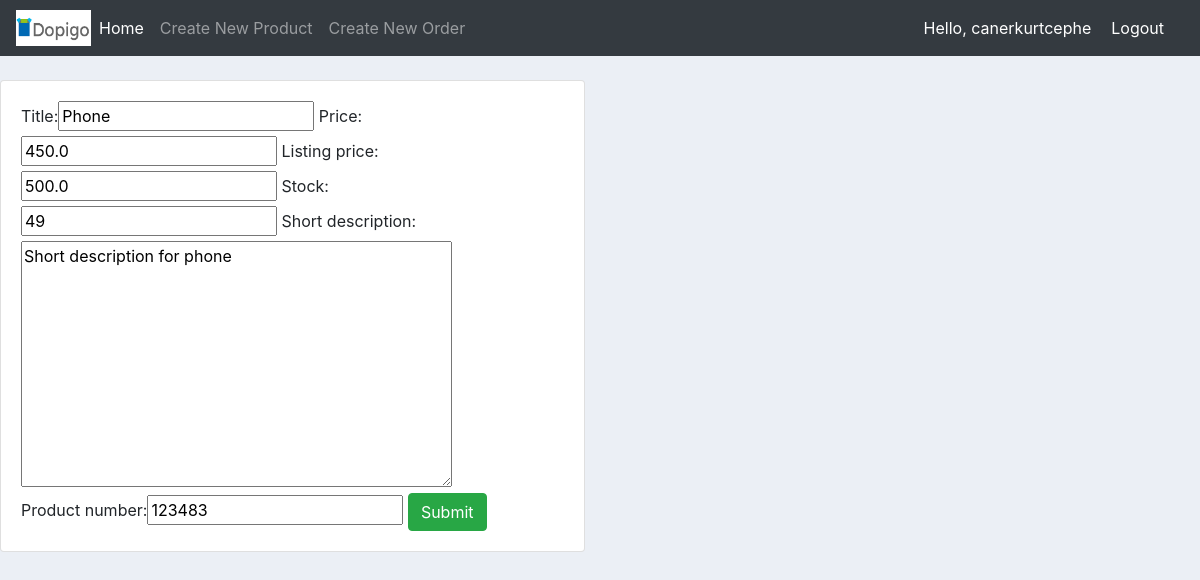
Page /update_product/6/ (signed in) on the committed database.
### orders/models.py (models this page shows, shortened)
class Product(models.Model):
    title = models.CharField(max_length=50)
    price = models.FloatField(blank=True)
    listing_price = models.FloatField(blank=True)
    stock = models.IntegerField(validators={validation_stock})
    short_description = models.TextField(max_length=150)
    product_number = models.PositiveIntegerField(unique=True, blank=True, validators=[validation_six_digits])

### orders/views.py (the view)
# urls.py: path('update_product/<pk>/', updateProduct, name="update_product"),
@login_required(login_url='login')
def updateProduct(request, pk):
    product = Product.objects.get(id=pk)
    form = ProductForm(instance=product)
    if request.method == 'POST':
        form = ProductForm(request.POST, instance=product)
        if form.is_valid():
            form.save()
            return redirect('/')
    context = {
        'form': form
    }
    return render(request, 'orders/order_form.html',context)

### orders/forms.py
class ProductForm(ModelForm):
    class Meta:
        model = Product
        fields = '__all__'

### orders/templates/orders/order_form.html (shortened to what this page needs)
{% extends 'orders/main.html'%}
{% load static %}
{% block content %}
<br>
<div class="row">
    <div class="col-md-6">
        <div class="card card-body">
            <form action="" method="POST">
                {{form}}
                <input class="btn btn-success" type="submit" name="ADD">
            </form>
        </div>
    </div>
</div>
{% endblock %}

### orders/templates/orders/navbar.html (shortened to what this page needs)
{% load static %}
<nav class="navbar navbar-expand-lg navbar-dark bg-dark">
    <img src="{% static 'images/logo.png' %}" id="logo" width="75">
    <div class="collapse navbar-collapse" id="navbarNav">
      <ul class="navbar-nav">
        <li class="nav-item active">
          <a class="nav-link" href="{% url 'home'%}">Home <span class="sr-only">(current)</span></a>
        </li>
        <li class="nav-item">
          <a class="nav-link" href="{% url 'create_product'%}">Create New Product</a>
        </li>
        <li class="nav-item">
          <a class="nav-link" href="{% url 'create_order'%}">Create New Order</a>
        </li>
      </ul>
    </div>
    <span class="hello-msg">Hello, {{request.user}}</span>
    <span><a class="hello-msg" href="{% url 'logout' %}">Logout</a></span>
  </nav>

### orders/templates/orders/main.html (style rules this page uses)
body { background-color: #ebeff5; }

### orders/templates/orders/navbar.html (style rules this page uses)
.hello-msg { font-size: 18; color: #fff; margin-right: 20px; }

### rows in the picture
Product: title "Phone", price "450.0", listing_price "500.0", stock "49", short_description "Short description for phone", product_number "123483"

### other values in the picture
{{ request.user }} "canerkurtcephe"
